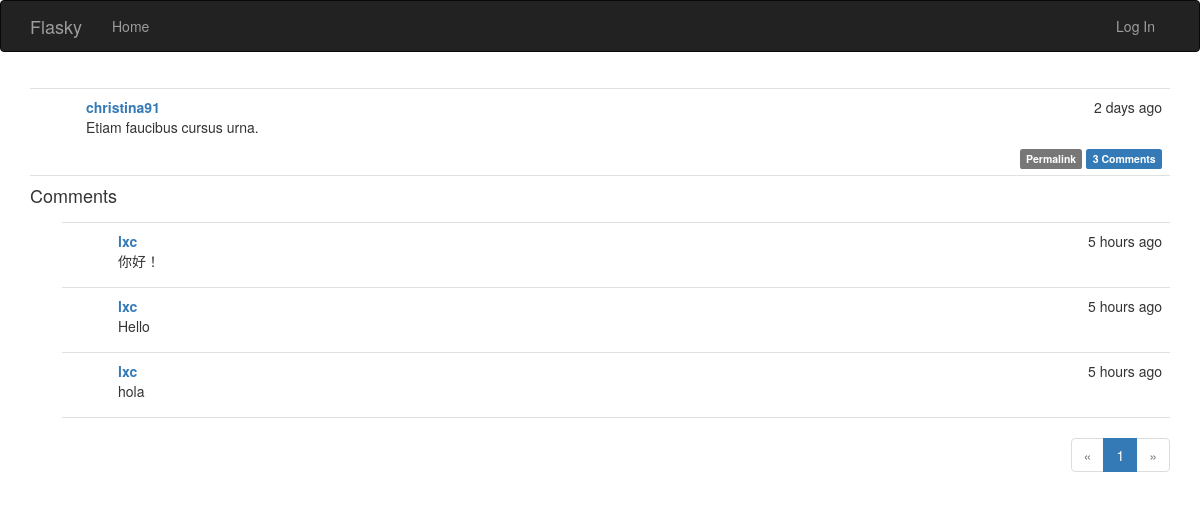
The app's page /post/147, older data.
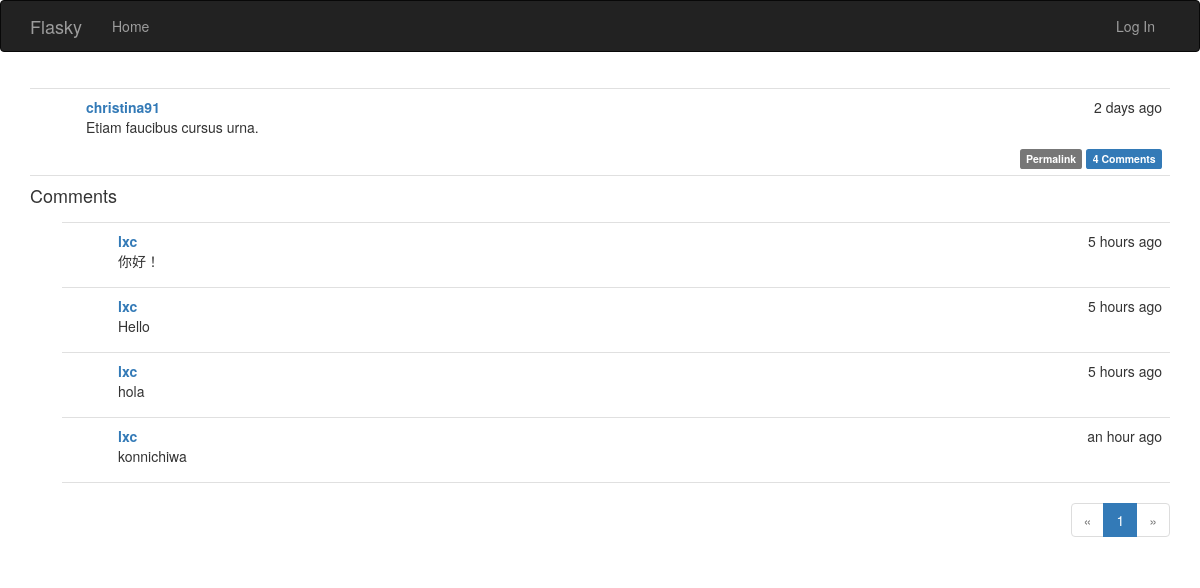
The same page, newer data.
### app/models.py (models this page shows, shortened)
class Post(db.Model):
    __tablename__ = 'posts'
    id = db.Column(db.Integer, primary_key=True)
    body = db.Column(db.Text)
    timestamp = db.Column(db.DateTime, index=True, default=datetime.utcnow)
    author_id = db.Column(db.Integer, db.ForeignKey('users.id'))
    body_html = db.Column(db.Text)
    comments = db.relationship('Comment', backref='post', lazy='dynamic')

class User(UserMixin, db.Model):
    __tablename__ = 'users'
    id = db.Column(db.Integer, primary_key=True)
    username = db.Column(db.String(64), unique=True, index=True)
    email = db.Column(db.String(64), unique=True, index=True)
    role_id = db.Column(db.Integer, db.ForeignKey('roles.id'))
    password_hash = db.Column(db.String(128))
    confirmed = db.Column(db.Boolean, default=False)
    name = db.Column(db.String(64))
    location = db.Column(db.String(64))
    about_me = db.Column(db.Text)
    member_since = db.Column(db.DateTime(), default=datetime.utcnow)
    last_seen = db.Column(db.DateTime(), default=datetime.utcnow)
    posts = db.relationship('Post', backref='author', lazy='dynamic')
    followed = db.relationship('Follow',
                               foreign_keys=[Follow.follower_id],
                               backref=db.backref('follower', lazy='joined'),
                               lazy='dynamic',
                               cascade='all, delete-orphan')
    followers = db.relationship('Follow',
                                foreign_keys=[Follow.followed_id],
                                backref=db.backref('followed', lazy='joined'),
                                lazy='dynamic',
                                cascade='all, delete-orphan')
    comments = db.relationship('Comment', backref='author', lazy='dynamic')
    @property
    def password(self):
        raise AttributeError('password is not a readable attribute')

class Comment(db.Model):
    __tablename__ = 'comments'
    id = db.Column(db.Integer, primary_key=True)
    body = db.Column(db.Text)
    body_html = db.Column(db.Text)
    timestamp = db.Column(db.DateTime, index=True, default=datetime.utcnow)
    disabled = db.Column(db.Boolean)
    author_id = db.Column(db.Integer, db.ForeignKey('users.id'))
    post_id = db.Column(db.Integer, db.ForeignKey('posts.id'))

### app/main/views.py (the view, shortened to what this page needs)
@main.route('/post/<int:id>', methods=['GET', 'POST'])
def post(id):
    post = Post.query.get_or_404(id)
    form = CommentForm()
    page = request.args.get('page', 1, type=int)
    if page == -1:
        page = (post.comments.count() - 1) // \
            current_app.config['FLASKY_COMMENTS_PER_PAGE'] + 1
    pagination = post.comments.order_by(Comment.timestamp.asc()).paginate(
        page, per_page=current_app.config['FLASKY_COMMENTS_PER_PAGE'],
        error_out=False)
    comments = pagination.items
    return render_template('post.html', posts=[post], form=form,
                           comments=comments, pagination=pagination)

### app/auth/views.py (called while the page is built)
@auth.before_app_request
def before_request():
    if current_user.is_authenticated:
        current_user.ping()
        if not current_user.confirmed \
                and request.endpoint[:5] != 'auth.' \
                and request.endpoint != 'static':
            return redirect(url_for('auth.unconfirmed'))

### app/main/__init__.py (called while the page is built)
@main.app_context_processor
def inject_permissions():
    return dict(Permission=Permission)

### app/models.py (called while the page is built)
    def can(self, permissions):
        return False

    def is_administrator(self):
        return False

### app/templates/post.html (shortened to what this page needs)
{% extends "base.html" %}
{% import "bootstrap/wtf.html" as wtf %}
{% import "_macros.html" as macros %}
{% block page_content %}
{% include '_posts.html' %}
<h4 id="comments">Comments</h4>
{% include '_comments.html' %}
{% if pagination %}
<div class="pagination">
    {{ macros.pagination_widget(pagination, '.post', fragment='#comments', id=posts[0].id) }}
</div>
{% endif %}
{% endblock %}

### app/templates/_posts.html (shortened to what this page needs)
<ul class="posts">
    {% for post in posts %}
    <li class="post">
        <div class="post-content">
            <div class="post-date">{{ moment(post.timestamp).fromNow() }}</div>
            <div class="post-author"><a href="{{ url_for('.user', username=post.author.username) }}">{{ post.author.username }}</a></div>
            <div class="post-body">
                {% if post.body_html %}
                    {{ post.body_html | safe }}
                {% else %}
                    {{ post.body }}
                {% endif %}
            </div>
            <div class="post-footer">
                <a href="{{ url_for('.post', id=post.id) }}">
                    <span class="label label-default">Permalink</span>
                </a>
                <a href="{{ url_for('.post', id=post.id) }}#comments">
                    <span class="label label-primary">{{ post.comments.count() }} Comments</span>
                </a>
            </div>
        </div>
    </li>
    {% endfor %}
</ul>

### app/templates/_comments.html (shortened to what this page needs)
<ul class="comments">
    {% for comment in comments %}
    <li class="comment">
        <div class="comment-content">
            <div class="comment-date">{{ moment(comment.timestamp).fromNow() }}</div>
            <div class="comment-author"><a href="{{ url_for('.user', username=comment.author.username) }}">{{ comment.author.username }}</a></div>
            <div class="comment-body">
                {% if moderate or not comment.disabled %}
                    {% if comment.body_html %}
                        {{ comment.body_html | safe }}
                    {% else %}
                        {{ comment.body }}
                    {% endif %}
                {% endif %}
            </div>
        </div>
    </li>
    {% endfor %}
</ul>

Row changes from the older to the newer data that the page shows:
computed for Post "Etiam faucibus cursus urna.": comments.count "3" → "4"
added Comment: timestamp "an hour ago", author.username "lxc", body_html "konnichiwa"
